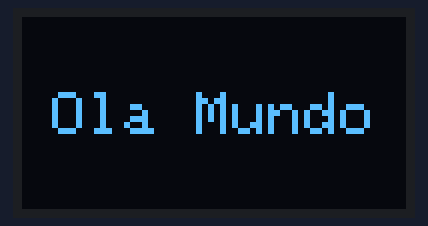
A sketch run on a simulated Arduino Uno, built with avr-gcc and run on an emulated ATmega328P. Parts: 128×64 one-colour display.

Above: at 0.1 s.

The sketch:

oled.ino
```cpp
#include <Wire.h>
#include <Adafruit_GFX.h>
#include <Adafruit_SH110X.h>

// Definições para o display SH1106 128x64 I2C
#define SCREEN_WIDTH 128
#define SCREEN_HEIGHT 64
#define OLED_RESET     -1 // Reset pin # (-1 se compartilhar o pino de reset do Arduino)
#define i2c_Address 0x3C // Endereço I2C comum para estes displays (pode ser 0x3D)

Adafruit_SH1106G display(SCREEN_WIDTH, SCREEN_HEIGHT, &Wire, OLED_RESET);

void setup() {
  Serial.begin(115200);

  // Inicializa o display no endereço I2C 0x3C
  if(!display.begin(i2c_Address, true)) {
    Serial.println(F("Falha ao inicializar o display SH1106"));
    for(;;); // Trava o código caso falhe
  }

  // Limpa o buffer da tela
  display.clearDisplay();

  // Configurações de texto
  display.setTextSize(2);          // Tamanho da fonte (1, 2, 3...)
  display.setTextColor(SH110X_WHITE); // Cor do texto (Branco)
  display.setCursor(10, 25);        // Posição inicial (Coluna X, Linha Y)

  // Escreve o texto na memória temporária
  display.println(F("Ola Mundo"));

  // Envia para o display físico
  display.display();
}

void loop() {
  // Nada necessário no loop para este exemplo estático
}
```
